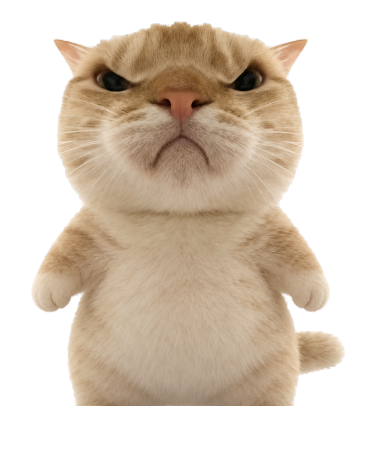
#> input picture packages/native/Assets/pet-torso.png, 376 x 460 px
$ python build_atlas.py
#> lines starting #> are read from the running program, lines starting #| are printed output that depends on the picture
"""Build a Codex-format sprite atlas from the existing pet art.

Contract (from codex pet.json format / hatch-pet):
  1536 x 1872, 8 columns x 9 rows, each cell 192 x 208, transparent background.
  Row 0 idle, 1 running-right, 2 running-left, 3 waving, 4 jumping,
  5 failed, 6 waiting, 7 running, 8 review.

The source art is a single front-facing render, so every row is derived from
that one image: the torso/leg layers already split for the native renderer are
reused here to synthesise each state. No new art is invented.
"""
import pathlib
import sys

import numpy as np
from PIL import Image

ROOT = pathlib.Path(__file__).resolve().parents[1]
SRC = ROOT / 'packages/native/Assets'
OUT = ROOT / 'packages/atlas/assets'

COLS, ROWS = 8, 9
CELL_W, CELL_H = 192, 208
SHEET_W, SHEET_H = COLS * CELL_W, ROWS * CELL_H  # 1536 x 1872

# 每行用多少帧（取自 hatch-pet 契约）
ROW_FRAMES = [6, 8, 8, 4, 5, 8, 6, 6, 6]
ROW_NAMES = ['idle', 'running-right', 'running-left', 'waving', 'jumping',
             'failed', 'waiting', 'running', 'review']

# 每行首帧时长（ms），用于 manifest 之外的参考；契约里最后一帧更长
ROW_DURATIONS = [
    [280, 110, 110, 140, 140, 320],
    [120] * 7 + [220],
    [120] * 7 + [220],
    [140] * 3 + [280],
    [140] * 4 + [280],
    [140] * 7 + [240],
    [150] * 5 + [260],
    [120] * 5 + [220],
    [150] * 5 + [280],
]


def load(name):
#> called with name = 'pet-torso.png'
    p = SRC / name
    if not p.exists():
        raise SystemExit(f'missing asset: {p}')
    return Image.open(p).convert('RGBA')
#> returned value is the input picture: PIL image 376x460 RGBA; mean R, G, B, A 103.4, 88.6, 72.3, 130.8


def fit_cell(layer, torso, cell_w=CELL_W, cell_h=CELL_H, scale=1.0, dx=0, dy=0, angle=0.0):
    """把素材缩放进一格，保持脚底对齐、水平居中。"""
    sw, sh = layer.size
    k = min(cell_w / sw, cell_h / sh) * scale
    nw, nh = max(1, int(sw * k)), max(1, int(sh * k))
    img = layer.resize((nw, nh), Image.LANCZOS)

    canvas = Image.new('RGBA', (cell_w, cell_h), (0, 0, 0, 0))
    # 脚底贴底、水平居中，再叠加位移
    x = (cell_w - nw) // 2 + dx
    y = cell_h - nh + dy

    if abs(angle) > 0.05:
        img = img.rotate(angle, resample=Image.BICUBIC, expand=False)
    canvas.alpha_composite(img, (max(0, x), max(0, y)))
    return canvas


def compose(layer, torso, dx=0, dy=0, angle=0.0, scale=1.0):
    """腿在下、身子最后画，和原生渲染保持同一套遮挡关系。"""
    cell = Image.new('RGBA', (CELL_W, CELL_H), (0, 0, 0, 0))
    for part in (layer, torso):
        piece = fit_cell(part, torso, scale=scale, dx=dx, dy=dy, angle=angle)
        cell.alpha_composite(piece)
    return cell


def build():
    torso = load('pet-torso.png')
    legs = load('pet-leg-left.png')
#> call 2 of load, with name = 'pet-leg-left.png'
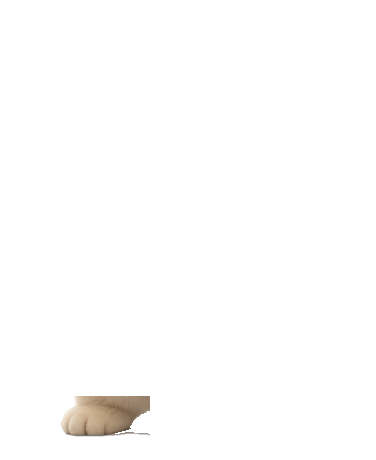
#> input picture packages/native/Assets/pet-leg-left.png, 376 x 460 px
#> in load, returned value is the input picture: PIL image 376x460 RGBA; mean R, G, B, A 103.4, 88.6, 72.3, 4.1
    legs_r = load('pet-leg-right.png')
#> call 3 of load, with name = 'pet-leg-right.png'
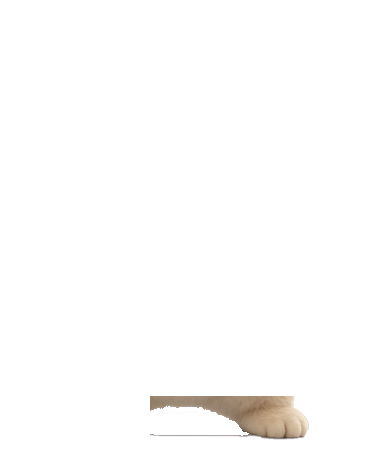
#> input picture packages/native/Assets/pet-leg-right.png, 376 x 460 px
#> in load, returned value is the input picture: PIL image 376x460 RGBA; mean R, G, B, A 103.4, 88.6, 72.3, 5.8
    shadow = load('pet-shadow.png')
#> call 4 of load, with name = 'pet-shadow.png'
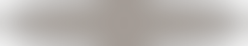
#> input picture packages/app/assets/pet-shadow.png, 248 x 46 px, found by its file name
#> in load, returned value is the input picture: PIL image 248x46 RGBA; mean R, G, B, A 42.7, 31.3, 21.4, 85.4

    sheet = Image.new('RGBA', (SHEET_W, SHEET_H), (0, 0, 0, 0))
#> sheet: PIL image 1536x1872 RGBA; every value is 0

    def put(row, col, img):
        x = col * CELL_W
        y = row * CELL_H
        sheet.alpha_composite(img, (x, y))

    # ---- 0 idle：轻微呼吸起伏 ----
    bob = [0, -1, -2, -2, -1, 0]
    for c in range(ROW_FRAMES[0]):
        put(0, c, compose(legs, torso, dy=bob[c]))
#> this loop made 6 passes

    # ---- 1 running-right：整体右倾 + 抬脚 ----
    for c in range(ROW_FRAMES[1]):
        lift = [6, 4, 1, 0, 2, 5, 3, 1][c]
        put(1, c, compose(legs, torso, dx=2, dy=-lift - 1, angle=-2.0))
#> this loop made 8 passes
#> pass 1, in fit_cell (call 14), `img = img.rotate(angle, resample=Image.BICUBIC, expand=False)`:
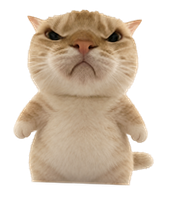
#> img: PIL image 170x208 RGBA; mean R, G, B, A 97.9, 83.3, 67.4, 130.8; transparent parts drawn white

    # ---- 2 running-left：镜像方向 ----
    for c in range(ROW_FRAMES[2]):
        lift = [6, 4, 1, 0, 2, 5, 3, 1][c]
        put(2, c, compose(legs_r, torso, dx=-2, dy=-lift - 1, angle=2.0))
#> this loop made 8 passes
#> pass 1, in fit_cell (call 30), `img = img.rotate(angle, resample=Image.BICUBIC, expand=False)`:
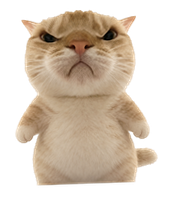
#> img: PIL image 170x208 RGBA; mean R, G, B, A 97.9, 83.2, 67.4, 130.8; transparent parts drawn white

    # ---- 3 waving：一只脚抬起当"招手"，身体微倾 ----
    wave = [0, -2, -4, -3]
    for c in range(ROW_FRAMES[3]):
        put(3, c, compose(legs, torso, dy=wave[c], angle=-1.5))
#> this loop made 4 passes

    # ---- 4 jumping：起跳-顶点-落地 ----
    jump = [0, -6, -12, -8, -2]
    for c in range(ROW_FRAMES[4]):
        put(4, c, compose(legs, torso, dy=jump[c]))
#> this loop made 5 passes

    # ---- 5 failed：塌下去，整体下沉变矮 ----
    fail = [0, 1, 2, 3, 4, 5, 6, 7]
    for c in range(ROW_FRAMES[5]):
        put(5, c, compose(legs, torso, dy=fail[c], scale=1.0 - 0.004 * c))

    # ---- 6 waiting：小幅左右晃 ----
    sway = [0, 1, 2, 2, 1, 0]
    for c in range(ROW_FRAMES[6]):
        put(6, c, compose(legs, torso, dx=sway[c], angle=sway[c] * 0.8))
#> this loop made 6 passes
#> pass 2, in fit_cell (call 82), `img = img.rotate(angle, resample=Image.BICUBIC, expand=False)`:
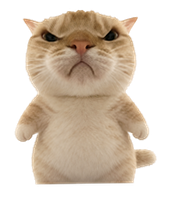
#> img: PIL image 170x208 RGBA; mean R, G, B, A 97.9, 83.2, 67.3, 130.8; transparent parts drawn white

    # ---- 7 running：原地跑（正面）----
    for c in range(ROW_FRAMES[7]):
        bob2 = [0, -1, -2, -1, 0, -1]
        put(7, c, compose(legs, torso, dy=bob2[c]))
#> this loop made 6 passes

    # ---- 8 review：低头思考，轻微下沉 ----
    think = [0, 1, 1, 2, 1, 0]
    for c in range(ROW_FRAMES[8]):
        put(8, c, compose(legs, torso, dy=think[c]))

    OUT.mkdir(parents=True, exist_ok=True)
    webp = OUT / 'spritesheet.webp'
    sheet.save(webp, 'WEBP', quality=90, method=6, lossless=False)
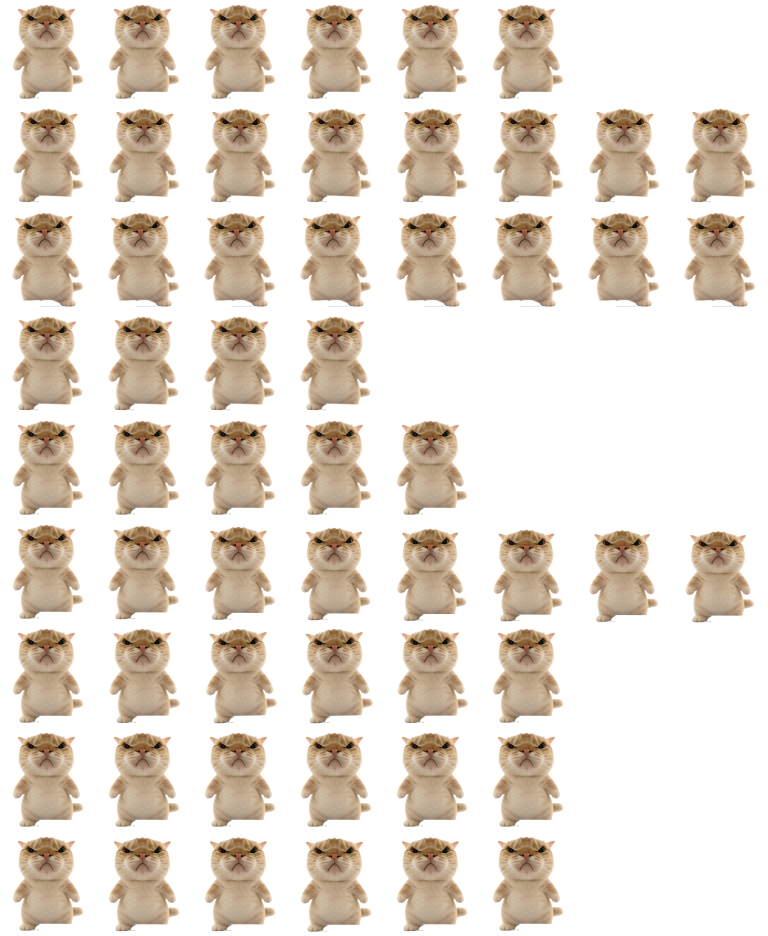
#> saved as spritesheet.webp: PIL image 1536x1872 RGBA (shown at 1/2 size); mean R, G, B, A 70.8, 60.3, 48.8, 93.5; transparent parts drawn white
    png = OUT / 'spritesheet.png'
    sheet.save(png, 'PNG')

    print(f'atlas: {sheet.size[0]}x{sheet.size[1]} (expect {SHEET_W}x{SHEET_H})')
#| atlas: 1536x1872 (expect 1536x1872)
#> (the run stopped early here; a loop or call above may not have finished)
